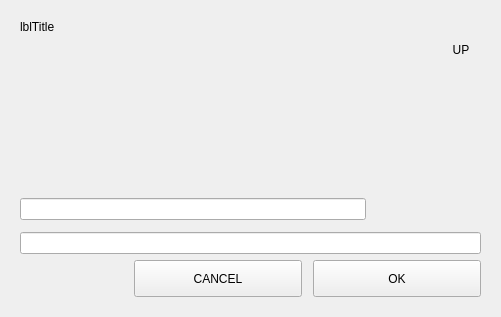
<?xml version="1.0" encoding="UTF-8"?>
<ui version="4.0">
 <class>Form</class>
 <widget class="QWidget" name="Form">
  <property name="geometry">
   <rect>
    <x>0</x>
    <y>0</y>
    <width>501</width>
    <height>317</height>
   </rect>
  </property>
  <property name="sizePolicy">
   <sizepolicy hsizetype="Expanding" vsizetype="Expanding">
    <horstretch>0</horstretch>
    <verstretch>0</verstretch>
   </sizepolicy>
  </property>
  <property name="contextMenuPolicy">
   <enum>Qt::NoContextMenu</enum>
  </property>
  <layout class="QVBoxLayout" name="verticalLayout">
   <item>
    <widget class="QFrame" name="frContainer">
     <property name="frameShape">
      <enum>QFrame::NoFrame</enum>
     </property>
     <property name="frameShadow">
      <enum>QFrame::Plain</enum>
     </property>
     <layout class="QVBoxLayout" name="verticalLayout_2">
      <item>
       <layout class="QHBoxLayout" name="horizontalLayout">
        <item>
         <widget class="QLabel" name="lblTitle">
          <property name="text">
           <string>lblTitle</string>
          </property>
         </widget>
        </item>
       </layout>
      </item>
      <item>
       <layout class="QHBoxLayout" name="horizontalLayout_2">
        <item>
         <widget class="QFrame" name="cbDrive">
          <property name="sizePolicy">
           <sizepolicy hsizetype="Expanding" vsizetype="Preferred">
            <horstretch>0</horstretch>
            <verstretch>0</verstretch>
           </sizepolicy>
          </property>
          <property name="minimumSize">
           <size>
            <width>100</width>
            <height>0</height>
           </size>
          </property>
          <property name="frameShape">
           <enum>QFrame::NoFrame</enum>
          </property>
          <property name="frameShadow">
           <enum>QFrame::Plain</enum>
          </property>
         </widget>
        </item>
        <item>
         <spacer name="horizontalSpacer_2">
          <property name="orientation">
           <enum>Qt::Horizontal</enum>
          </property>
          <property name="sizeType">
           <enum>QSizePolicy::MinimumExpanding</enum>
          </property>
          <property name="sizeHint" stdset="0">
           <size>
            <width>20</width>
            <height>20</height>
           </size>
          </property>
         </spacer>
        </item>
        <item>
         <widget class="QPushButton" name="btnUp">
          <property name="sizePolicy">
           <sizepolicy hsizetype="Fixed" vsizetype="Fixed">
            <horstretch>40</horstretch>
            <verstretch>20</verstretch>
           </sizepolicy>
          </property>
          <property name="minimumSize">
           <size>
            <width>40</width>
            <height>20</height>
           </size>
          </property>
          <property name="styleSheet">
           <string>QPushButton {
	background-image: url(./images/other-buttons/file-dialog-up-folder-normal.png);
	border: 1px;
}

QPushButton:disabled{
	background-image: url(./images/other-buttons/file-dialog-up-folder-disabled.png);
}

QPushButton::pressed{
	background-image: url(./images/other-buttons/file-dialog-up-folder-pressed.png);
}

</string>
          </property>
          <property name="text">
           <string>UP</string>
          </property>
         </widget>
        </item>
       </layout>
      </item>
      <item>
       <widget class="QFrame" name="listViewFiles">
        <property name="sizePolicy">
         <sizepolicy hsizetype="Expanding" vsizetype="Expanding">
          <horstretch>0</horstretch>
          <verstretch>0</verstretch>
         </sizepolicy>
        </property>
        <property name="frameShape">
         <enum>QFrame::NoFrame</enum>
        </property>
        <property name="frameShadow">
         <enum>QFrame::Plain</enum>
        </property>
        <property name="lineWidth">
         <number>0</number>
        </property>
       </widget>
      </item>
      <item>
       <layout class="QHBoxLayout" name="horizontalLayout_3">
        <property name="spacing">
         <number>0</number>
        </property>
        <property name="bottomMargin">
         <number>6</number>
        </property>
        <item>
         <widget class="QLineEdit" name="txtPath">
          <property name="sizePolicy">
           <sizepolicy hsizetype="Expanding" vsizetype="Fixed">
            <horstretch>3</horstretch>
            <verstretch>0</verstretch>
           </sizepolicy>
          </property>
          <property name="focusPolicy">
           <enum>Qt::NoFocus</enum>
          </property>
         </widget>
        </item>
        <item>
         <widget class="QFrame" name="cbFilter">
          <property name="sizePolicy">
           <sizepolicy hsizetype="Preferred" vsizetype="Preferred">
            <horstretch>1</horstretch>
            <verstretch>0</verstretch>
           </sizepolicy>
          </property>
          <property name="minimumSize">
           <size>
            <width>115</width>
            <height>0</height>
           </size>
          </property>
          <property name="frameShape">
           <enum>QFrame::NoFrame</enum>
          </property>
          <property name="frameShadow">
           <enum>QFrame::Plain</enum>
          </property>
         </widget>
        </item>
       </layout>
      </item>
      <item>
       <widget class="QLineEdit" name="txtFile"/>
      </item>
      <item>
       <layout class="QHBoxLayout" name="horizontalLayout_4">
        <item>
         <spacer name="horizontalSpacer">
          <property name="orientation">
           <enum>Qt::Horizontal</enum>
          </property>
          <property name="sizeHint" stdset="0">
           <size>
            <width>40</width>
            <height>20</height>
           </size>
          </property>
         </spacer>
        </item>
        <item>
         <widget class="QPushButton" name="btnCancel">
          <property name="minimumSize">
           <size>
            <width>168</width>
            <height>37</height>
           </size>
          </property>
          <property name="focusPolicy">
           <enum>Qt::StrongFocus</enum>
          </property>
          <property name="text">
           <string>CANCEL</string>
          </property>
         </widget>
        </item>
        <item>
         <spacer name="ButtonsSpacer">
          <property name="orientation">
           <enum>Qt::Horizontal</enum>
          </property>
          <property name="sizeType">
           <enum>QSizePolicy::Fixed</enum>
          </property>
          <property name="sizeHint" stdset="0">
           <size>
            <width>5</width>
            <height>20</height>
           </size>
          </property>
         </spacer>
        </item>
        <item>
         <widget class="QPushButton" name="btnOK">
          <property name="minimumSize">
           <size>
            <width>168</width>
            <height>37</height>
           </size>
          </property>
          <property name="focusPolicy">
           <enum>Qt::StrongFocus</enum>
          </property>
          <property name="text">
           <string>OK</string>
          </property>
         </widget>
        </item>
       </layout>
      </item>
     </layout>
    </widget>
   </item>
  </layout>
 </widget>
 <resources/>
 <connections/>
</ui>
